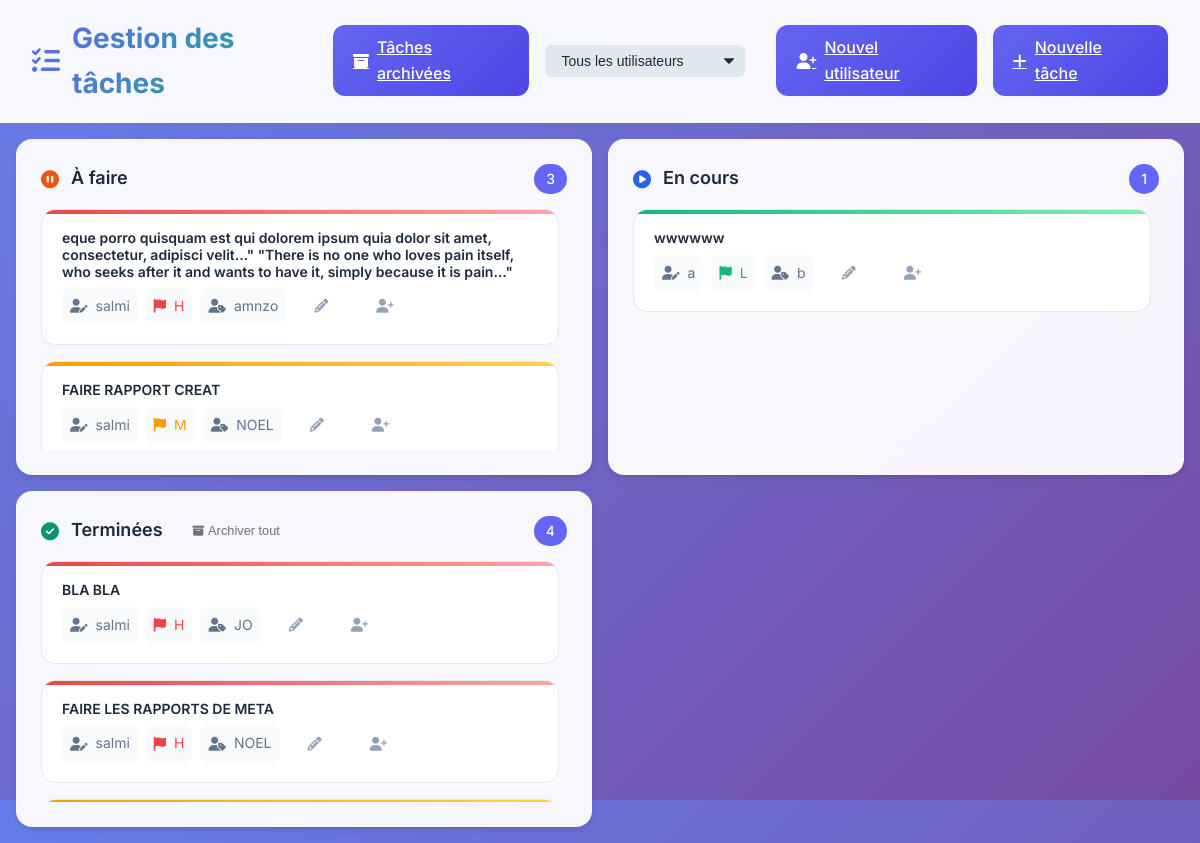
The app's page /, older data.
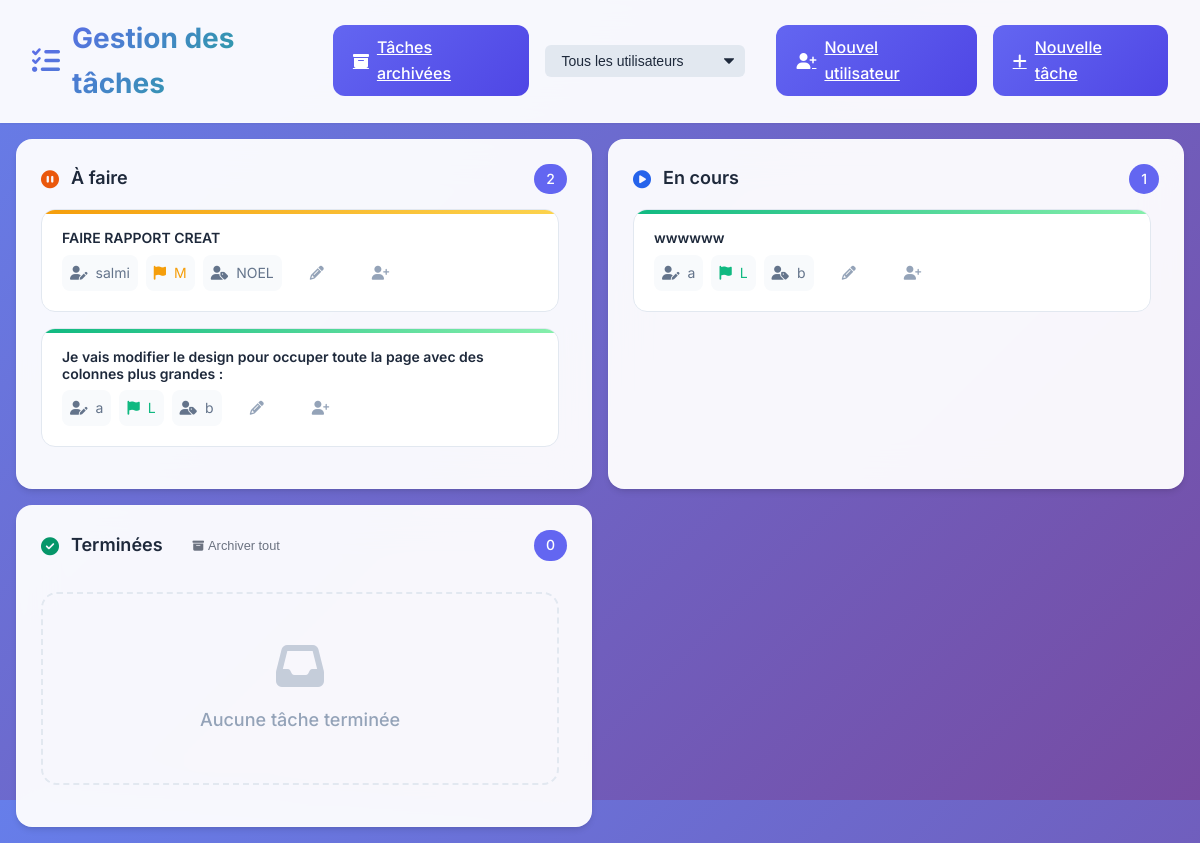
The same page, newer data.
### tasks_app/models.py (models this page shows, shortened)
class Task(models.Model):
    STATUS_CHOICES = (
        ('TO DO', 'À faire'),
        ('IN PROGRESS', 'En cours'),
        ('DONE', 'Terminée'),
    )
    PRIORITY_CHOICES = (
        ('HIGH', 'H'),
        ('MEDIUM', 'M'),
        ('LOW', 'L'),
    )
    description = models.TextField()
    status = models.CharField(max_length=20, choices=STATUS_CHOICES, default='TO DO')
    priority = models.CharField(max_length=10, choices=PRIORITY_CHOICES, default='MEDIUM')
    archived = models.BooleanField(default=False)
    created_at = models.DateTimeField(default=timezone.now)
    created_by = models.ForeignKey(
        'Personne',
        related_name='tasks_created',
        on_delete=models.CASCADE
    )
    assigned_to = models.ForeignKey(
        'Personne',
        related_name='tasks_assigned',
        on_delete=models.SET_NULL,
        null=True,
        blank=True
    )

class Personne(models.Model):
    nom = models.CharField(max_length=100, unique=True)
    code = models.CharField(max_length=20, unique=True, blank=True, null=True)
    actif = models.BooleanField(default=True)
    niveau = models.CharField(
        max_length=20,
        choices=(('admin', 'Admin'), ('user-simple', 'Utilisateur simple')),
        default='user-simple'
    )
    def __str__(self):
        return f"{self.nom}, {self.id}"

### tasks_app/views.py (the view)
# urls.py: path('', views.task_kanban, name='task_kanban'),
def task_kanban(request):
    tasks = Task.objects.filter(archived=False).annotate(
        priority_order=Case(
            When(priority='HIGH', then=Value(1)),
            When(priority='MEDIUM', then=Value(2)),
            When(priority='LOW', then=Value(3)),
            output_field=IntegerField(),
        )
    ).order_by('priority_order', '-created_at')  # d’abord priorité, ensuite date desc
    users = Personne.objects.filter(actif=True)
    context = {
        'todo': tasks.filter(status='TO DO'),
        'inprogress': tasks.filter(status='IN PROGRESS'),
        'done': tasks.filter(status='DONE'),
        'users': users,
    }
    return render(request, 'tasks/kanban.html', context)

### tasks_app/templates/tasks/kanban.html (shortened to what the changed rows need)
{% load static %}
<!DOCTYPE html>
<html lang="fr">
<head>
    <link rel="stylesheet" href="https://cdnjs.cloudflare.com/ajax/libs/font-awesome/6.4.0/css/all.min.css">
</head>
<body>
    <div class="header">
        <h1>
            <i class="fas fa-tasks"></i>
            Gestion des tâches
        </h1>
    </div>
    <div class="kanban-container">
        <div class="kanban">
            <div class="column">
                <div class="column-header">
                    <div class="column-title">
                        <i class="fas fa-circle-pause" style="color: #ea580c;"></i>
                        À faire
                    </div>
                    <div class="column-count">{{ todo|length }}</div>
                </div>
                <div class="column-content">
                    {% for task in todo %}
                        <div class="card priority-{{ task.priority|lower }}" draggable="true" data-task-id="{{ task.id }}" data-user-id="{{ task.assigned_to.id|default:'' }}">
                            <div class="card-title">{{ task.description }}</div>
                            <div class="card-footer">
                                <div class="card-actions">
                                    <div class="meta-item" title="Créé par">
                                        <i class="fas fa-user-edit"></i> {{ task.created_by.nom }}
                                    </div>
                                    <div class="meta-item priority-{{ task.priority|lower }}" title="Priorité">
                                        <i class="fas fa-flag"></i> {{ task.get_priority_display }}
                                    </div>
                                    <div class="meta-item assigned-to" title="Assigné à">
                                        <i class="fas fa-user-tag"></i> {{ task.assigned_to.nom|default:"Non assigné" }}
                                    </div>
                                    <button class="btn btn-edit" data-task-id="{{ task.id }}" title="Modifier la tâche">
                                        <i class="fas fa-pencil-alt"></i>
                                    </button>
                                    <button class="btn btn-reassign"
                                            data-task-id="{{ task.id }}"
                                            data-assigned-id="{{ task.assigned_to.id|default:'' }}"
                                            data-assigned-name="{{ task.assigned_to.nom|default:'Non assigné'|escapejs }}"
                                            title="Réassigner la tâche">
                                        <i class="fas fa-user-plus"></i>
                                    </button>
                                </div>
                            </div>
                        </div>
                    {% empty %}
                        <div class="empty-state">
                            <i class="far fa-check-circle"></i>
                            <p>Aucune tâche à faire</p>
                        </div>
                    {% endfor %}
                </div>
            </div>
            <div class="column">
                <div class="column-content">
                    {% for task in inprogress %}
                        <div class="card priority-{{ task.priority|lower }}" draggable="true" data-task-id="{{ task.id }}" data-user-id="{{ task.assigned_to.id|default:'' }}">
                            <div class="card-title">{{ task.description }}</div>
                            <div class="card-footer">
                                <div class="card-actions">
                                    <div class="meta-item" title="Créé par">
                                            <i class="fas fa-user-edit"></i> {{ task.created_by.nom }}
                                        </div>
                                        <div class="meta-item priority-{{ task.priority|lower }}" title="Priorité">
                                            <i class="fas fa-flag"></i> {{ task.get_priority_display }}
                                        </div>
                                        <div class="meta-item assigned-to" title="Assigné à">
                                            <i class="fas fa-user-tag"></i> {{ task.assigned_to.nom|default:"Non assigné" }}
                                        </div>
                                    <button class="btn btn-edit" data-task-id="{{ task.id }}" title="Modifier la tâche">
                                        <i class="fas fa-pencil-alt"></i>
                                    </button>
                                    <button class="btn btn-reassign"
                                            data-task-id="{{ task.id }}"
                                            data-assigned-id="{{ task.assigned_to.id|default:'' }}"
                                            data-assigned-name="{{ task.assigned_to.nom|default:'Non assigné'|escapejs }}"
                                            title="Réassigner la tâche">
                                        <i class="fas fa-user-plus"></i>
                                    </button>
                                </div>
                            </div>
                        </div>
                    {% empty %}
                        <div class="empty-state">
                            <i class="fas fa-tasks"></i>
                            <p>Aucune tâche en cours</p>
                        </div>
                    {% endfor %}
                </div>
            </div>
            <div class="column">
                <div class="column-header">
                    <div class="column-title">
                        <i class="fas fa-circle-check" style="color: #059669;"></i>
                        Terminées
                        <button id="archive-all-btn" class="btn-archive-all" title="Archiver toutes les tâches terminées">
                        </button>
                    </div>
                    <div class="column-count">{{ done|length }}</div>
                </div>
                <div class="column-content">
                    {% for task in done %}
                        <div class="card priority-{{ task.priority|lower }}" draggable="true" data-task-id="{{ task.id }}" data-user-id="{{ task.assigned_to.id|default:'' }}">
                            <div class="card-title">{{ task.description }}</div>
                            <div class="card-footer">
                                <div class="card-actions">
                                     <div class="meta-item" title="Créé par">
                                            <i class="fas fa-user-edit"></i> {{ task.created_by.nom }}
                                        </div>
                                        <div class="meta-item priority-{{ task.priority|lower }}" title="Priorité">
                                            <i class="fas fa-flag"></i> {{ task.get_priority_display }}
                                        </div>
                                        <div class="meta-item assigned-to" title="Assigné à">
                                            <i class="fas fa-user-tag"></i> {{ task.assigned_to.nom|default:"Non assigné" }}
                                        </div>
                                    <button class="btn btn-edit" data-task-id="{{ task.id }}" title="Modifier la tâche">
                                        <i class="fas fa-pencil-alt"></i>
                                    </button>
                                    <button class="btn btn-reassign"
                                            data-task-id="{{ task.id }}"
                                            data-assigned-id="{{ task.assigned_to.id|default:'' }}"
                                            data-assigned-name="{{ task.assigned_to.nom|default:'Non assigné'|escapejs }}"
                                            title="Réassigner la tâche">
                                        <i class="fas fa-user-plus"></i>
                                    </button>
                                </div>
                            </div>
                        </div>
                    {% empty %}
                        <div class="empty-state">
                            <i class="fas fa-inbox"></i>
                            <p>Aucune tâche terminée</p>
                        </div>
                    {% endfor %}
                </div>
            </div>
        </div>
    </div>
</body>
</html>

Row changes from the older to the newer data that the page shows:
no longer on this page (row edited): Task: description "eque porro quisquam est qui dolorem ipsum quia dolor sit amet, consectetur, adipisci velit...\" \"There is no one who loves pain itself, who seeks after it and wants to have it, simply because it is pain...\"", created_by.nom "salmi", priority "H", assigned_to.nom "amnzo", shown under "Gestion des tâches"
no longer on this page (row edited): Task: description "BLA BLA", created_by.nom "salmi", priority "H", assigned_to.nom "JO"
no longer on this page (row edited): Task: description "FAIRE LES RAPPORTS DE META", created_by.nom "salmi", priority "H", assigned_to.nom "NOEL"
now on this page (row unchanged): Task: description "Je vais modifier le design pour occuper toute la page avec des colonnes plus grandes :", created_by.nom "a", priority "L", assigned_to.nom "b", shown under "Gestion des tâches"
Text that changed along with them:
{{ todo|length }}: "3" → "2"
{{ done|length }}: "4" → "0"
text now shown: "Aucune tâche terminée"
